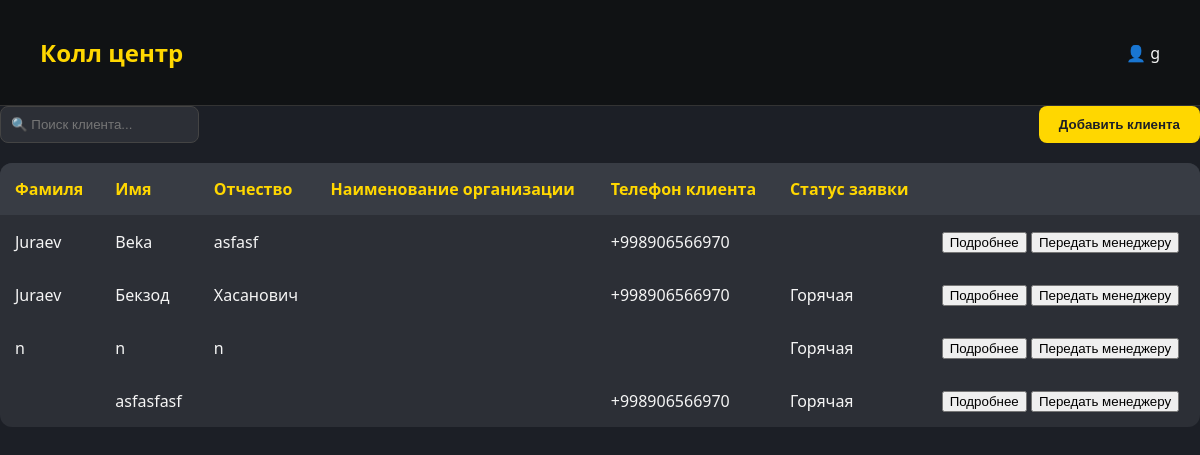
Before: /call_center/ (signed in) with the older database file.
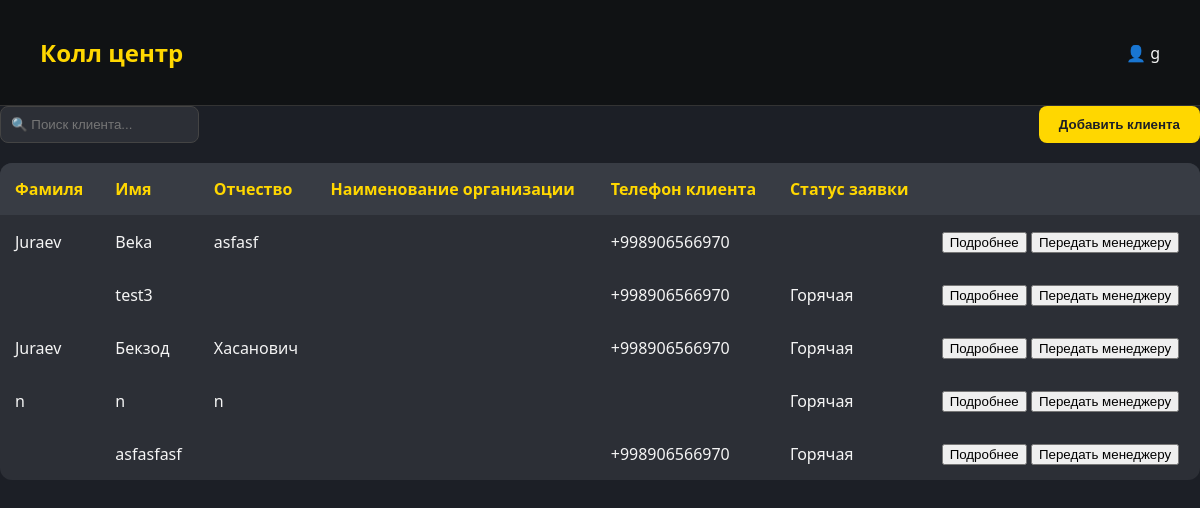
After: the same page with the newer database file.
### backend/models.py (models this page shows)
class Orders(models.Model):
    Stage_CHOICES = [
        ("marketing", "Соц. маркетинг"),
        ("call_center", "Колл-центр"),
        ("manager", "Менеджер"),
        ("design", "Проектирование"),
        ("technologist", "Технолог"),
        ("manager_2", "Менеджер_2"),
        ("accounting", "Бухгалтерия"),
        ("warehouse", "Склад"),
        ("manufacturing", "Производство"),
        ("accounting_2", "Бухгалтерия_2"),
        ("delivery", "Доставка"),
        ("installation", "Установка"),
        ("quality_control", "Контроль качества"),
        ("finished", "Завершён"),
        ("archive", "Архив"),
        ("failed", "fail")
    ]
    Stage_pod_CHOICES = [
        ("rezka", "Резка"),
        ("svarka", "Сварка"),
        ("fill", "Покраска"),
        ("print", "Печать"),
        ('sborka',"Сборка"),
        ('ready','Готово')
    ]
    vstrecha_choice = [
        ("viezd", "Выезд"),
        ("priezd", "Приезд"),
    ]
    zayavki_choice = [
        ("hot", "Горячая"),
        ("cool", "Холодная"),
    ]
    client=models.ForeignKey(Clients, on_delete=models.CASCADE, related_name='clients_order',null=True)
    call_center = models.ForeignKey(
        'Profile', on_delete=models.CASCADE, related_name='call_center_profile', verbose_name="Профиль",blank=True,null=True
    )
    order_name=models.CharField(max_length=100,null=True)
    vstrecha=models.CharField(max_length=20, choices=vstrecha_choice,null=True)
    zayavki = models.CharField(max_length=20, choices=zayavki_choice, null=True)
    order_sum=models.DecimalField(max_digits=10, decimal_places=2,default=0)
    order_predoplata=models.DecimalField(max_digits=10, decimal_places=2,default=0)
    description=models.TextField()
    description_design = models.TextField()
    check_design=models.BooleanField(default=False)
    catigories = models.CharField(max_length=50)
    razmer=models.CharField(max_length=50)
    latitude = models.FloatField(blank=True, null=True, default=0)
    longitude = models.FloatField(blank=True, null=True, default=0)
    tz=models.FileField(blank=True, upload_to='pictures/')
    design=models.FileField(blank=True, upload_to='pictures/')
    stage = models.CharField(max_length=20, choices=Stage_CHOICES,default='manager')
    add_order=models.DateField(null=True)
    complete_order=models.DateField(null=True)
    rezka=models.BooleanField(default=False)
    svarka=models.BooleanField(default=False)
    fill=models.BooleanField(default=False)
    print=models.BooleanField(default=False)
    sborka = models.BooleanField(default=False)
    stage_pod=models.CharField(max_length=20, choices=Stage_pod_CHOICES,default="rezka")
    payment_data=models.DateField(null=True)
    complete_date=models.DateField(null=True)
    fail_date = models.DateField(null=True)
    by_who_fail=models.CharField(max_length=50,null=True,blank=True)
    fail=models.CharField(max_length=255,null=True)
    full_pay=models.BooleanField(default=False)

class Clients(models.Model):
    Social_CHOICES = [
        ("social", "Социальные сети"),
        ("cold_calls", "Холодные звонки"),
        ("word_of_mouth", "Сарафанное радио"),
    ]
    CLIENT_TYPE_CHOICES = [
        ('INDIVIDUAL', 'Физическое лицо'),
        ('LEGAL_ENTITY', 'Юридическое лицо'),
    ]
    social = models.CharField(max_length=20, choices=Social_CHOICES)
    client_type = models.CharField(
        max_length=20,
        choices=CLIENT_TYPE_CHOICES,
    )
    phone = PhoneNumberField()
    created_at = models.DateField(auto_now_add=True,null=True)
    name = models.CharField(max_length=200, null=True, blank=True, default=None)
    lastname = models.CharField(max_length=200, null=True, blank=True, default=None)
    middle_name = models.CharField(max_length=200, null=True, blank=True, default=None)
    adress = models.CharField(max_length=200, null=True, blank=True, default=None)
    company_name=models.CharField(max_length=200, null=True, blank=True, default=None)
    inn = models.CharField(max_length=12,null=True, blank=True, default=None)
    account=models.IntegerField(blank=True,null=True,default=None)
    mfo = models.IntegerField(blank=True, null=True, default=None)
    active=models.BooleanField(default=False)

### backend/views.py (the view, shortened to what this page needs)
# urls.py: path('call_center/',views.Call_center.as_view(),name='call_center'),
class Call_center(LoginRequiredMixin,TemplateView):
   template_name = 'call_center.html'
   login_url = reverse_lazy('login')
   def get_context_data(self, *, object_list=None, **kwargs):
      context = super().get_context_data(**kwargs)
      context['order']=Orders.objects.filter(stage='call_center').order_by('-id')
      return context

### backend/templates/call_center.html (shortened to what this page needs)
{% if request.user.profile.approve %}
<!DOCTYPE html>
<html lang="ru">
<head>
</head>
<body>
  <header>
    <h1 onclick="window.location.href='{% url 'dashboard' %}'" style="cursor: pointer;">Колл центр</h1>
    <div>👤 {{request.user.profile.name}}</div>
  </header>
    <div class="top-bar">
     <form action="" method="GET">
      <input type="text" name="search"  id="clientSearchInput" placeholder="🔍 Поиск клиента...">
       </form>
        <button onclick="window.location.href='{% url 'call_center_add' %}'">Добавить клиента</button>
    </div>
     <div id="individual-fields">
    <table id="clientTable">
      <thead>
        <tr>
          <th>Фамиля</th>
          <th>Имя</th>
          <th>Отчество</th>
          <th>Наименование организации</th>
          <th>Телефон клиента</th>
          <th>Статус заявки</th>
          <th></th>
        </tr>
      </thead>
      {% for item in order %}
      <tbody>
        <tr>
          <td>{{item.client.lastname|default:""}}</td>
          {% if item.client.name %}
          <td>{{item.client.name|default:""}}</td>
          {% else %}
          <td>{{item.marketing.client_name|default:""}}</td>
          {% endif %}
           <td>{{item.client.middle_name|default:""}}</td>
           <td>{{item.client.company_name|default:""}}</td>
           <td>
             {% if item.client.phone %}
             {{item.client.phone|default:""}}
             {% else %}
             {{ item.marketing.phone|default:"" }}
             {% endif %}
           </td>
           <td>{{item.get_zayavki_display|default:""}}</td>
            <td><div>
                <button onclick="window.location.href='{% url 'call_cente_detail' item.pk %}'">Подробнее</button>
              {% if item.stage == 'call_center'%}
                <button onclick="openPopup({{item.pk}})">Передать менеджеру</button>
              {% endif %}
            </div></td>
        </tr>
      </tbody>
      {% endfor %}
       </table>
      </div>
</body>
</html>
{% else %}
{% include 'waiting.html' %}
{% endif %}

Changed rows visible on the page:
now on this page (row edited): Orders: client.name "test3", client.phone "+998906566970", zayavki "Горячая"
